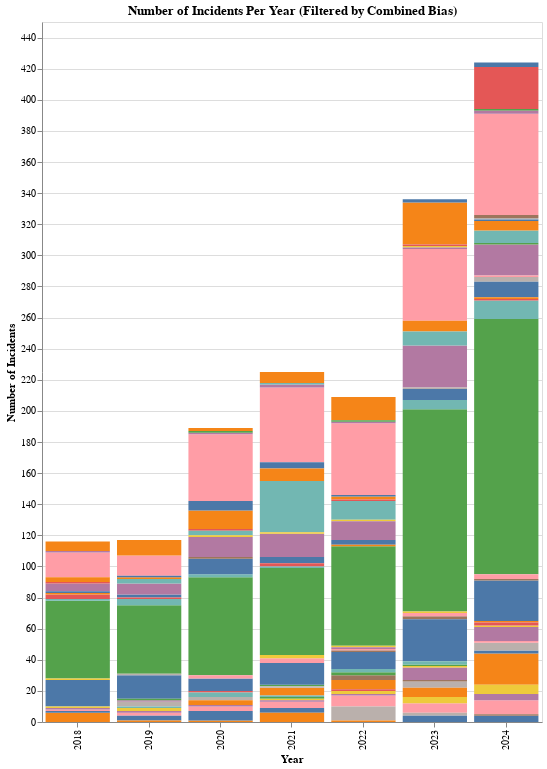

The code cell stored with this chart in its notebook:
### Markdown cell above
### Hate Crime Incidents per Year, by single bias category

### Code cell
# Build the bar chart with selection filter and hover tooltip
chart = alt.Chart(df1).mark_bar().encode(
    x=alt.X('REPORTED_YEAR:O', title='Year'),
    y=alt.Y('count():Q', title='Number of Incidents'),
    color=alt.Color('combined_bias:N', legend=None),
    tooltip=[  # Add this section for hover tooltips
        alt.Tooltip('REPORTED_YEAR:O', title='Year'),
        alt.Tooltip('combined_bias:N', title='Combined Bias'),
        alt.Tooltip('count():Q', title='Incident Count', format=',')
    ]
).add_params(
    bias_selection
).transform_filter(
    bias_selection
).properties(
    width = 500,
    height = 700,
    title='Number of Incidents Per Year (Filtered by Combined Bias)'
)

chart

### Figure 1 — Vega-Lite specification as saved in the notebook (floating-point values rounded to 4 significant figures; data arrays with more than 128 entries replaced by an {"elided": "..."} marker saying what was removed)
{"config": {"view": {"continuousWidth": 300, "continuousHeight": 300}}, "data": {"name": "data-08f9f5258d45a6731fffaffb11e3252d"}, "mark": {"type": "bar"}, "encoding": {"color": {"field": "combined_bias", "legend": null, "type": "nominal"}, "tooltip": [{"field": "REPORTED_YEAR", "title": "Year", "type": "ordinal"}, {"field": "combined_bias", "title": "Combined Bias", "type": "nominal"}, {"aggregate": "count", "format": ",", "title": "Incident Count", "type": "quantitative"}], "x": {"field": "REPORTED_YEAR", "title": "Year", "type": "ordinal"}, "y": {"aggregate": "count", "title": "Number of Incidents", "type": "quantitative"}}, "height": 700, "params": [{"name": "Select Bias", "select": {"type": "point", "fields": ["combined_bias"]}, "bind": {"input": "select", "options": ["", "2SLGBTQ+", "2SLGBTQ+ Transgender", "2SLGBTQ+ Woman", "2Slgbtq+", "Afghan", "Afghan   Lesbian", "African", "African  Muslim", "Anglican", "Arab", "Black", "Black     Transgender", "Black     Transgender Woman (Identifies As Woman)", "Black     Woman", "Black    2SLGBTQ+", "Black    Gay", "Black    Lesbian", "Black    Lesbian, 2SLGBTQ+", "Black   Jewish", "Black   Jewish  Transgender", "Black   Jewish  Woman", "Black   Jewish 2SLGBTQ+", "Black   Jewish 2Slgbtq+", "Black   Jewish, Muslim", "Black   Muslim", "Black Arab  Jewish", "Black Chinese", "Black Chinese, Arab  Jewish", "Black Indian  Jewish", "Black Palestinian  Jewish", "Black Somali", "Black, East/Southeast Asian", "Black, East/Southeast Asian    2SLGBTQ+", "Black, East/Southeast Asian   Jewish", "Black, Indigenous", "Black, Latino", "Black, South Asian", "Black, White    2SLGBTQ+", "Buddhist", "Catholic", "Chinese", "Chinese    Woman", "Chinese   2SLGBTQ+", "Chinese  Jewish", "Christian Orthodox", "Christian Orthodox, Jewish", "East/Southeast Asian", "East/Southeast Asian   Jewish", "East/Southeast Asian   Muslim", "East/Southeast Asian Filipino", "East/Southeast Asian, Black", "East/Southeast Asian, South Asian, Black", "Filipino", "Filipino  Jewish 2SLGBTQ+", "Gay", "German", "Hindi", "Hindu", "Hindu 2SLGBTQ+", "Indian", "Indian   Gay", "Indian  Hindu", "Indian  Muslim", "Indian, Filipino", "Indigenous", "Indigenous, East/Southeast Asian   Jewish", "Iranian", "Iranian  Muslim", "Israeli", "Israeli  Jewish", "Japanese  Jewish", "Jewish", "Jewish  Transgender", "Jewish  Woman", "Jewish 2SLGBTQ+", "Jewish 2Slgbtq+", "Jewish Gay", "Jewish Lesbian", "Jewish, Muslim", "Korean", "Latino", "Lesbian", "Mexican", "Middle Eastern", "Middle Eastern    Gay", "Muslim", "Muslim  Woman", "Muslim 2SLGBTQ+ Woman", "Muslim 2Slgbtq+", "Muslim Lesbian", "Non-Binary", "Other Christian Religion", "Other Ethnicity not mentioned", "Other Ethnicity not mentioned    Woman", "Other Ethnicity not mentioned  Muslim", "Other race not mentioned", "Other race not mentioned Ukrainian", "Pakistani", "Palestinian", "Palestinian   2Slgbtq+", "Palestinian  Muslim", "Portuguese", "Russian", "Sikh", "Somali", "South Asian", "South Asian    2SLGBTQ+", "South Asian   Hindu", "Spanish", "Sri Lankan", "Tamil", "Transgender", "Transgender Man (Identifies As Man)", "Transgender Woman (Identifies As Woman)", "Transgender, Transgender Woman (Identifies As Woman)", "Turk", "Ukrainian", "Ukrainian  Jewish", "White", "White    2SLGBTQ+", "White   Jewish", "White, East/Southeast Asian", "Woman"], "name": "Bias: "}}], "title": "Number of Incidents Per Year (Filtered by Combined Bias)", "transform": [{"filter": {"param": "Select Bias"}}], "width": 500, "$schema": "https://vega.github.io/schema/vega-lite/v5.8.0.json", "datasets": {"data-08f9f5258d45a6731fffaffb11e3252d": {"elided": "1616 records"}}}
